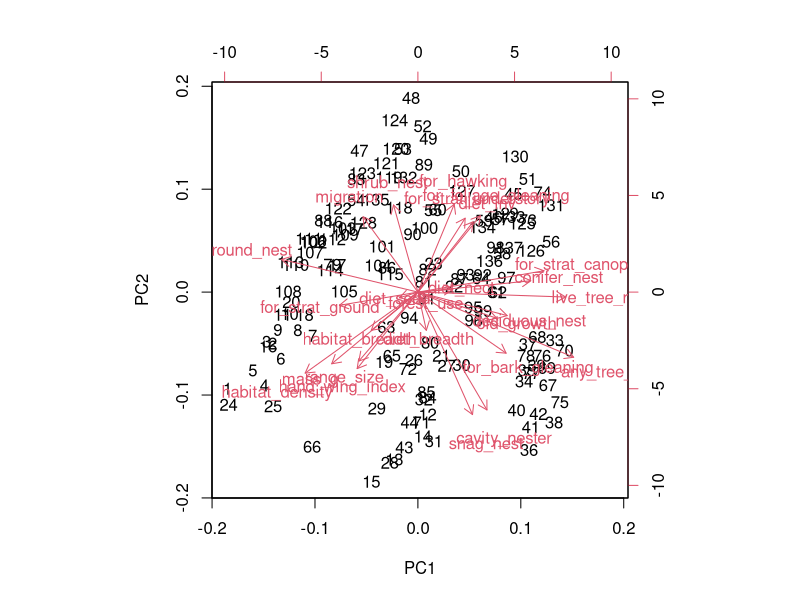
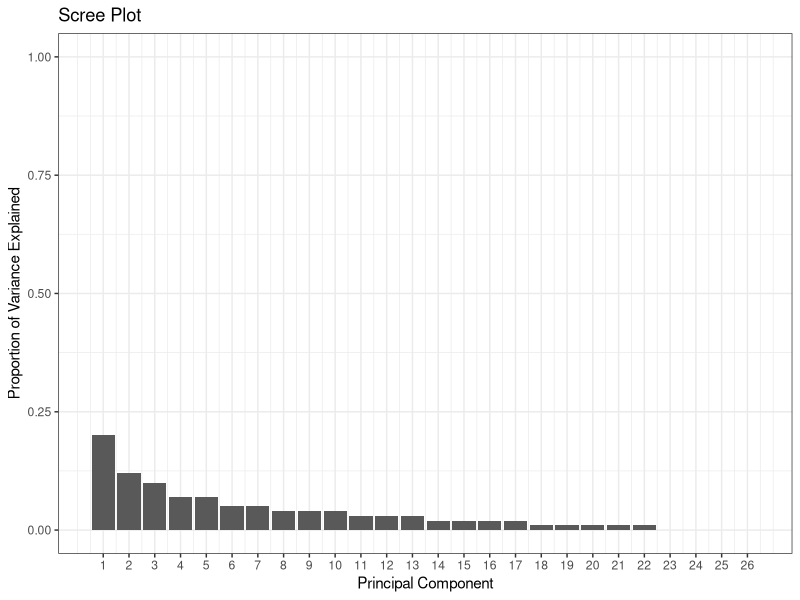
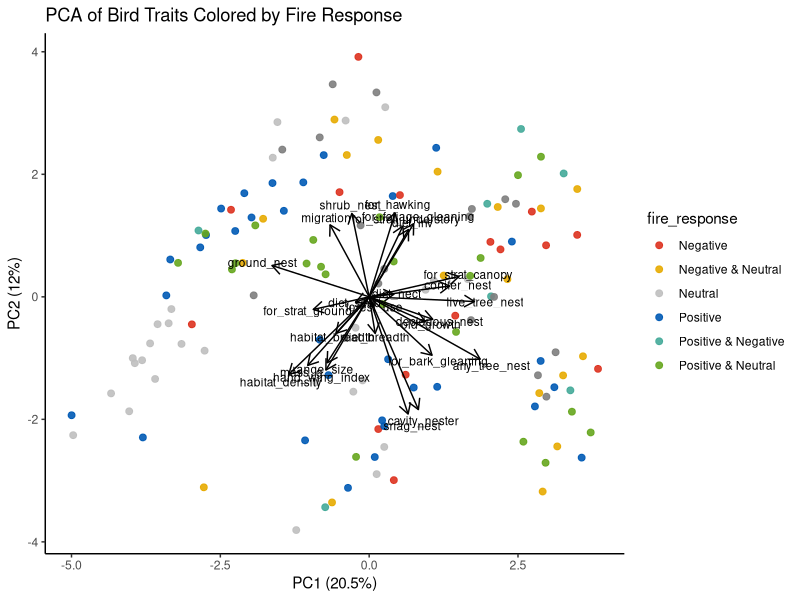
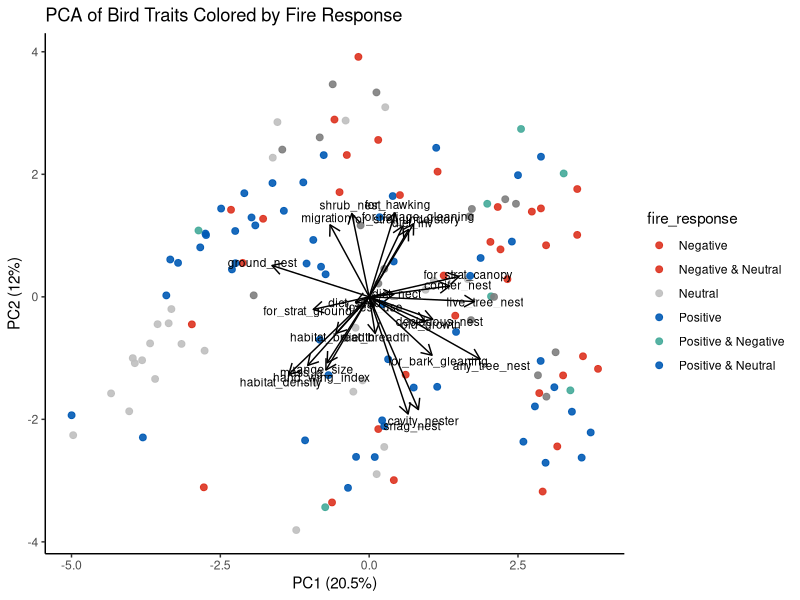
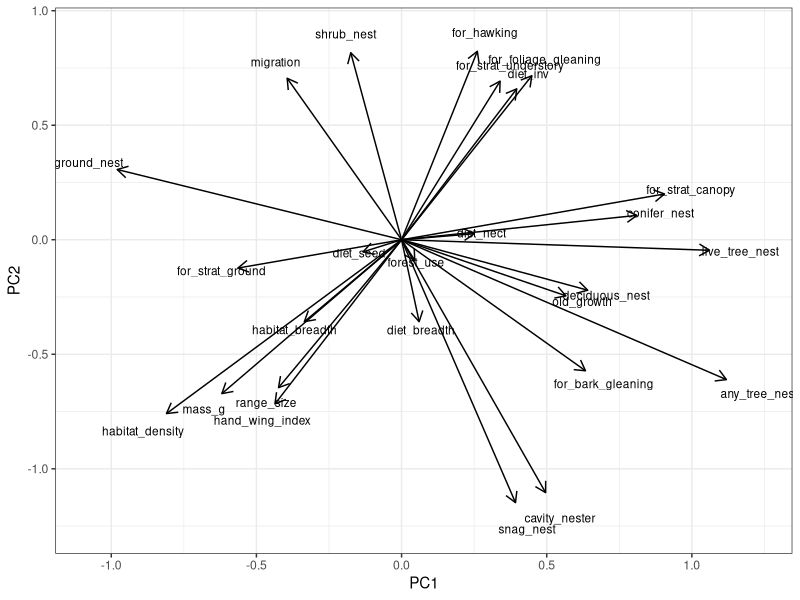
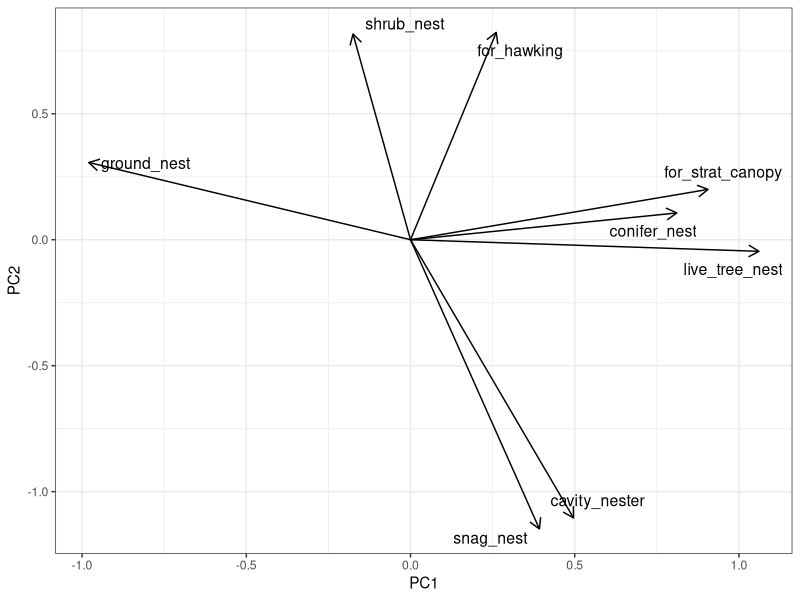
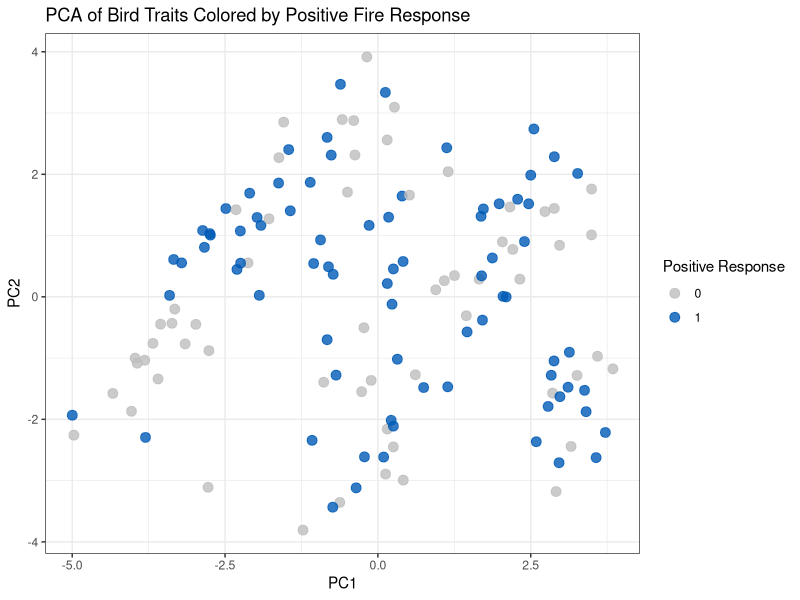
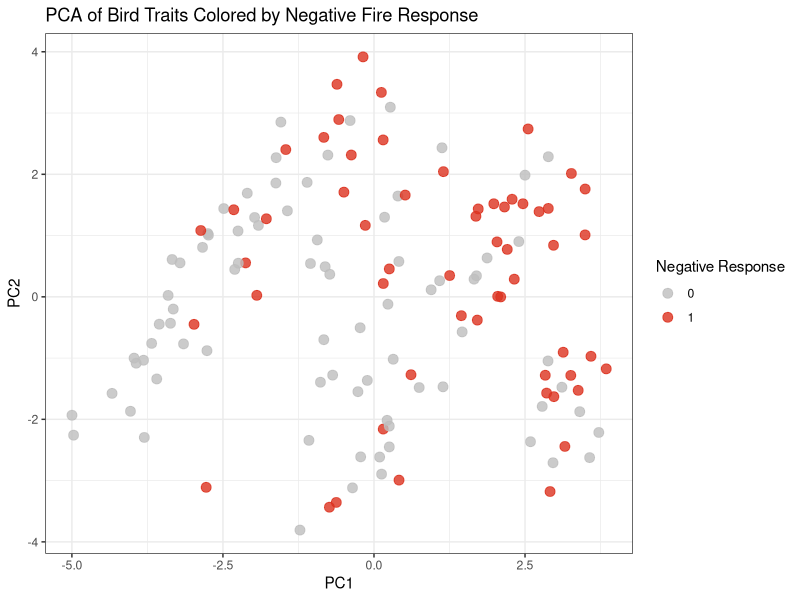

These charts were generated, in order, by the following R code:
## ---- chunk 1
library(here)
library(tidyverse)
library(patchwork)
library(ggrepel)
## ---- chunk 2
traits <- read.csv(here("Data", "cleaned", "BC_bird_traits.csv"))
traits$habitat_density[traits$habitat_density == "dense"] <- 1
traits$habitat_density[traits$habitat_density == "semiopen"] <- 2
traits$habitat_density[traits$habitat_density == "open"] <- 3
traits <- traits %>% 
    mutate(cavity_nester = ifelse(nest_category == "cavity", 1, 0),
   #        ground_nester = ifelse(most_common_nesting_location == "ground", 1, 0),
   #        shrub_nester = ifelse(most_common_nesting_location == "shrub", 1, 0)) %>%
    habitat_density = as.numeric(habitat_density))
# old_growth <-  c("American Three-toed Woodpecker", "Bay-breasted Warbler", "Black-capped Chickadee", "Boreal Chickadee", "Boreal Owl", "Brown Creeper", "Canada Warbler", "Chestnut-backed Chickadee", "Dusky Grouse", "Golden-crowned Kinglet", "Great Horned Owl", "Hairy Woodpecker", "Hammond's Flycatcher", "Hermit Thrush", "Lewis's Woodpecker", "American Goshawk", "Northern Waterthrush", "Western Flycatcher", "Pileated Woodpecker", "Red-breasted Nuthatch", "Red-breasted Sapsucker", "Ruby-crowned Kinglet", "Spruce Grouse", "Swainson's Thrush", "Townsend's Warbler", "Varied Thrush", "Vaux's Swift", "White-breasted Nuthatch")
# missing_names <- old_growth[!(old_growth %in% traits$common_name)] #do all these names appear in the BC list?
traits2 <- traits

##
positive <- c("American Crow", "American Goldfinch", "American Kestrel", "American Robin", "American Three-toed Woodpecker", "Baltimore Oriole", "Black-backed Woodpecker", "Black-billed Magpie", "Black-capped Chickadee", "Black-headed Grosbeak", "Black-throated Gray Warbler", "Brewer's Blackbird", "Brewer's Sparrow", "Brown Creeper", "Brown-headed Cowbird", "Canada Goose", "Canada Jay", "Cassin's Finch", "Cedar Waxwing", "Chestnut-backed Chickadee", "Chipping Sparrow", "Clay-colored Sparrow", "Common Yellowthroat", "Connecticut Warbler", "Dark-eyed Junco", "Downy Woodpecker", "Dusky Flycatcher", "Eastern Kingbird", "Evening Grosbeak", "Fox Sparrow", "Golden-crowned Kinglet", "Great Horned Owl", "Hairy Woodpecker", "Hammond's Flycatcher", "Hermit Thrush", "Lazuli Bunting", "Least Flycatcher", "Lewis's Woodpecker", "Lincoln's Sparrow", "MacGillivray's Warbler", "Mountain Bluebird", "Mountain Chickadee", "Nashville Warbler", "Northern Flicker", "Northern Hawk Owl", "Northern House Wren", "Northern Pygmy-Owl", "Olive-sided Flycatcher", "Pacific Wren", "Palm Warbler", "Pine Siskin", "Red-breasted Nuthatch", "Red-winged Blackbird", "Rock Wren", "Rufous Hummingbird", "Savannah Sparrow", "Say's Phoebe", "Song Sparrow", "Spotted Towhee", "Steller's Jay", "Swamp Sparrow", "Tennessee Warbler", "Townsend's Solitaire", "Tree Swallow", "Turkey Vulture", "Veery", "Warbling Vireo", "Western Bluebird", "Western Screech-Owl", "Western Tanager", "Western Wood-Pewee", "White-breasted Nuthatch", "White-crowned Sparrow", "White-throated Sparrow", "Winter Wren", "Yellow-bellied Sapsucker", "Yellow-rumped Warbler")
# "Broad-tailed Hummingbird","Eastern Bluebird", "Field Sparrow", "Prairie Warbler",  "White-headed Woodpecker","Red-headed Woodpecker",
missing_names <- positive[!(positive %in% traits$common_name)] #do all these names appear in the BC list?


negative <- c("Alder Flycatcher", "Barred Owl", "Bay-breasted Warbler", "Black-and-white Warbler", "Black-headed Grosbeak", "Black-throated Gray Warbler", "Boreal Chickadee", "Brown Creeper", "Canada Jay", "Cape May Warbler", "Cassin's Vireo", "Chestnut-backed Chickadee", "Common Goldeneye", "Common Raven", "Common Yellowthroat", "Dark-eyed Junco", "Dusky Flycatcher", "Golden-crowned Kinglet","Great Horned Owl",  "Hermit Thrush",  "Hutton's Vireo", "MacGillivray's Warbler", "Mountain Chickadee", "Nashville Warbler",  "Northern Saw-whet Owl", "Northern Waterthrush", "Orange-crowned Warbler", "Ovenbird", "Pacific Wren", "Pileated Woodpecker", "Pine Grosbeak", "Pine Siskin",  "Philadelphia Vireo", "Purple Finch", "Pygmy Nuthatch", "Red Crossbill", "Red-breasted Nuthatch", "Red-breasted Sapsucker", "Red-eyed Vireo", "Red-naped Sapsucker", "Ruffed Grouse", "Ruby-crowned Kinglet", "Sooty Grouse", "Steller's Jay", "Swainson's Thrush", "Swamp Sparrow", "Townsend's Warbler", "Vaux's Swift", "Warbling Vireo", "Western Tanager", "Western Wood-Pewee", "White-winged Crossbill", "Williamson's Sapsucker", "Wilson's Warbler", "Winter Wren",  "Yellow Warbler", "Yellow-rumped Warbler"
)
#"Broad-tailed Hummingbird", "Eastern Bluebird", "Field Sparrow","Prairie Warbler","Red-headed Woodpecker","White-headed Woodpecker",  "Blue-gray Gnatcatcher", "Great Crested Flycatcher", "Greater Sage-Grouse","Hooded Warbler","Northern Cardinal","Pinyon Jay","Wood Thrush",
missing_names <- negative[!(negative %in% traits$common_name)] #do all these names appear in the BC list?

null <- c("American Goldfinch", "American Kestrel", "American Robin", "American Wigeon", "Barrow's Goldeneye", "Black-capped Chickadee", "Black-headed Grosbeak", "Brewer's Blackbird", "Brown Creeper", "Brown-headed Cowbird", "Bufflehead", "Calliope Hummingbird", "Canvasback", "Cassin's Finch", "Cassin's Vireo", "Cedar Waxwing", "Chipping Sparrow", "Clark's Nutcracker", "Common Goldeneye", "Common Loon", "Common Merganser", "Common Nighthawk", "Common Raven", "Common Yellowthroat", "Dark-eyed Junco", "Downy Woodpecker", "Dusky Flycatcher", "Eastern Phoebe", "Evening Grosbeak", "Fox Sparrow",  "Green-winged Teal", "Hairy Woodpecker", "Hammond's Flycatcher", "Hermit Thrush", "House Finch", "Lesser Scaup", "Lincoln's Sparrow", "MacGillivray's Warbler", "Mallard", "Marsh Wren", "Mountain Chickadee", "Mourning Dove", "Nashville Warbler", "Northern Pintail", "Northern Shoveler", "Northern Waterthrush", "Olive-sided Flycatcher", "Orange-crowned Warbler", "Pacific Wren", "Pileated Woodpecker", "Pine Grosbeak", "Pine Siskin", "Pygmy Nuthatch", "Red Crossbill", "Red-breasted Merganser", "Red-breasted Nuthatch", "Red-breasted Sapsucker", "Red-naped Sapsucker", "Red-tailed Hawk", "Ring-necked Duck", "Rock Wren", "Ruby-crowned Kinglet", "Ruffed Grouse", "Rufous Hummingbird", "Song Sparrow",  "Steller's Jay", "Surf Scoter", "Swainson's Thrush", "Townsend's Solitaire", "Townsend's Warbler", "Varied Thrush", "Violet-green Swallow", "Warbling Vireo", "Western Tanager", "White-breasted Nuthatch", "White-crowned Sparrow", "White-winged Scoter", "Williamson's Sapsucker", "Willow Flycatcher", "Wilson's Warbler", "Winter Wren", "Yellow Warbler", "Yellow-bellied Flycatcher", "Yellow-rumped Warbler")
 #"Greater Scaup","Spotted Sandpiper",
missing_names <- null[!(null %in% traits$common_name)] #do all these names appear in the BC list?

traits$positive <- ifelse(traits$common_name %in% positive, 1, NA)
traits$negative <- ifelse(traits$common_name %in% negative, 1, NA)
traits$null <- ifelse(traits$common_name %in% null, 1, NA)


traits <- traits %>%
    filter(!if_all(c(positive, negative, null), is.na)) %>% 
    mutate(across(c(positive, negative, null), ~replace_na(.x, 0)))



## ---- chunk 3
trait.pca <- traits %>% 
  select(common_name, where(is.numeric), -elevational_range,-positive, -negative, -null,  -kipps_distance, -repro_age, -clutches_per_year, -lifespan, -eco_spec_index, -ends_with("_id"), -fstimb)

# trait_list <- trait.pca 
# trait_list <- trait_list[1, ]
# write.csv(trait_list, here("Data", "cleaned", "traits.for.pca.csv"), row.names = FALSE)


pca_result <- prcomp(trait.pca[,-1], scale = T) #scale the variables!
##
pca_result$rotation
pca_result$x

#autoplot(pca_result, data = climate, loadings=T,loadings.label=T, label = T)
biplot(pca_result)

pca_loadings <- as.data.frame(pca_result$rotation) %>% select(1:10)

summary(pca_result)
VE <- pca_result$sdev^2
PVE <- VE / sum(VE)
PVE <- round(PVE, 2)

pve_df <- data.frame(
  PC = 1:length(PVE),
  PVE = PVE
)

(scree <- ggplot(pve_df, aes(x = PC, y = PVE)) +
  geom_col() +
  xlab("Principal Component") +
  ylab("Proportion of Variance Explained") +
  ggtitle("Scree Plot") +
  ylim(0, 1) +
    theme_bw()+
  scale_x_continuous(breaks = 1:length(PVE)))
ggsave(here("Figures", "PCA", "scree plot.png"), plot = scree, width = 8, height =8)


##
pca_df <- as.data.frame(pca_result$x) %>%
  bind_cols(traits %>% select(common_name, positive, negative, null))
pca_df <- pca_df %>%
  mutate(fire_response = case_when(
    positive == 1 & negative == 0 & null == 0 ~ "Positive",
    positive == 0 & negative == 1 & null == 0 ~ "Negative",
    positive == 0 & negative == 0 & null == 1 ~ "Neutral",
    positive == 1 & negative == 1 & null == 0 ~ "Positive & Negative",
    positive == 1 & null == 1 & negative == 0 ~ "Positive & Neutral",
    negative == 1 & null == 1 & positive == 0 ~ "Negative & Neutral",
    TRUE ~ "None"
  ))

loadings <- as.data.frame(pca_result$rotation)  # columns = PCs, rows = traits
loadings$trait <- rownames(loadings)

# Optional: scale arrows for visualization
arrow_multiplier <- 5  # adjust to make arrows visible
loadings <- loadings %>%
  mutate(PC1_arrow = PC1 * arrow_multiplier,
         PC2_arrow = PC2 * arrow_multiplier)


(f1 <- ggplot(pca_df, aes(PC1, PC2, color = fire_response)) +
  geom_point(size = 2, alpha = 0.9) +
  theme_classic() +
  labs(
    title = "PCA of Bird Traits Colored by Fire Response",
    x = paste0("PC1 (", round(summary(pca_result)$importance[2,1]*100, 1), "%)"),
    y = paste0("PC2 (", round(summary(pca_result)$importance[2,2]*100, 1), "%)")
  ) +
   geom_segment(data = loadings,
               aes(x = 0, y = 0, xend = PC1_arrow, yend = PC2_arrow),
               arrow = arrow(length = unit(0.3, "cm")),
               color = "black") +
  geom_text(data = loadings,
            aes(x = PC1_arrow * 1.1, y = PC2_arrow * 1.1, label = trait),
            color = "black", size = 3, hjust = 0.5, vjust = 0.5) +
  scale_color_manual(values = c(
    "Positive" = "#005AB5",
    "Negative" = "#DC3220",
    "Neutral" = "grey",
    "Positive & Negative" = "#44AA99",
    "Positive & Neutral" = "#66a61e",
    "Negative & Neutral" = "#e6ab02"
  )))
(f1.1 <- ggplot(pca_df, aes(PC1, PC2, color = fire_response)) +
  geom_point(size = 2, alpha = 0.9) +
  theme_classic() +
  labs(
    title = "PCA of Bird Traits Colored by Fire Response",
    x = paste0("PC1 (", round(summary(pca_result)$importance[2,1]*100, 1), "%)"),
    y = paste0("PC2 (", round(summary(pca_result)$importance[2,2]*100, 1), "%)")
  ) +
   geom_segment(data = loadings,
               aes(x = 0, y = 0, xend = PC1_arrow, yend = PC2_arrow),
               arrow = arrow(length = unit(0.3, "cm")),
               color = "black") +
  geom_text(data = loadings,
            aes(x = PC1_arrow * 1.1, y = PC2_arrow * 1.1, label = trait),
            color = "black", size = 3, hjust = 0.5, vjust = 0.5) +
  scale_color_manual(values = c(
    "Positive" = "#005AB5",
    "Negative" = "#DC3220",
    "Neutral" = "grey",
    "Positive & Negative" = "#44AA99",
    "Positive & Neutral" = "#005AB5",
    "Negative & Neutral" = "#DC3220"
  )))
ggsave(here("Figures", "PCA", "all responses.png"), plot = f1, width = 10, height =8)

#If the colors are scattered randomly:
##Positive/negative response is not strongly associated with the traits included in the PCA.

# ggplot(pca_df, aes(x = PC1, y = PC2, color = Species, group = Species)) +
#       geom_point() + # Add points for individual data points
#       stat_ellipse(level = 0.95, type = "t") + # Add 95% confidence ellipses based on a t-distribution
#       labs(title = "PCA Plot with Confidence Ellipses",
#            x = "Principal Component 1",
#            y = "Principal Component 2") +
#       theme_minimal()
## ---- chunk 4
arrow_multiplier <- 3
loadings <- loadings %>%
  mutate(PC1_arrow = PC1 * arrow_multiplier,
         PC2_arrow = PC2 * arrow_multiplier)

loadings.example <- loadings %>% 
  filter()

# Plot
(f2 <- ggplot() +
  geom_segment(data = loadings,
               aes(x = 0, y = 0, xend = PC1_arrow, yend = PC2_arrow),
               arrow = arrow(length = unit(0.3, "cm")),
               color = "black") +
  geom_text(data = loadings,
            aes(x = PC1_arrow * 1.1, y = PC2_arrow * 1.1, label = trait),
            color = "black", size = 3) +
  theme_bw() +
  labs(x = "PC1", y = "PC2"))
ggsave(here("Figures", "PCA", "pca loadings.png"), plot = f2, width = 10, height =8)


# Filter top 5 loadings for PC1 and PC2, excluding 'any_tree_nest'
top_PC1 <- loadings %>%
  filter(trait != "any_tree_nest") %>%
  slice_max(abs(PC1_arrow), n = 4)

top_PC2 <- loadings %>%
  filter(trait != "any_tree_nest") %>%
  slice_max(abs(PC2_arrow), n = 4)

# Combine top loadings
top_loadings <- bind_rows(top_PC1, top_PC2) %>%
  distinct()  # remove duplicates if a trait is top in both PCs

# Plot
(fex <- ggplot() +
  geom_segment(data = top_loadings,
               aes(x = 0, y = 0, xend = PC1_arrow, yend = PC2_arrow),
               arrow = arrow(length = unit(0.3, "cm")),
               color = "black") +
  geom_text_repel(data = top_loadings,
                  aes(x = PC1_arrow, y = PC2_arrow, label = trait),
                  color = "black",
                  size = 4,
                  segment.color = "grey50",    # line from label to point
                  segment.size = 0.5,
                  segment.alpha = 0.8,
                  nudge_x = 0,                 # optional small nudge
                  nudge_y = 0,
                  box.padding = 0.5,
                  point.padding = 0.5,
                  max.overlaps = 20) +
  theme_bw() +
  labs(x = "PC1", y = "PC2"))
ggsave(here("Figures", "PCA", "pca EXAMPLE.png"), plot = fex, width = 6, height =6)



## ---- chunk 5
pca_scores <- as.data.frame(pca_result$x)
pca_scores$common_name <- traits$common_name
pca_scores$positive <- traits$positive
pca_scores$negative <- traits$negative
pca_scores$null <- traits$null

# 3️⃣ ggplot biplot colored by positive
(f3 <- ggplot(pca_scores, aes(x = PC1, y = PC2, color = factor(positive))) +
  geom_point(size = 3, alpha = 0.8) +
  scale_color_manual(values = c("0" = "grey", "1" = "#005AB5")) +
  theme_bw() +
  labs(color = "Positive Response", x = "PC1", y = "PC2",
       title = "PCA of Bird Traits Colored by Positive Fire Response"))
(f4 <- ggplot(pca_scores, aes(x = PC1, y = PC2, color = factor(negative))) +
  geom_point(size = 3, alpha = 0.8) +
  scale_color_manual(values = c("0" = "grey", "1" = "#DC3220")) +
  theme_bw() +
  labs(color = "Negative Response", x = "PC1", y = "PC2",
       title = "PCA of Bird Traits Colored by Negative Fire Response"))

(pos.neg <- f3/f4)
ggsave(here("Figures", "PCA", "pca by response.png"), plot = pos.neg, width = 8, height =10)


##
(f5 <- ggplot(pca_scores, aes(x = PC1, y = PC2, color = factor(positive))) +
  geom_point(size = 3, alpha = 0.8) +
  scale_color_manual(values = c("0" = "grey", "1" = "#005AB5")) +
  theme_bw() +
  geom_text(aes(label = common_name), size = 3) +
  labs(color = "Positive Response", x = "PC1", y = "PC2",
       title = "PCA of Bird Traits Colored by Positive Fire Response"))
(f6 <- ggplot(pca_scores, aes(x = PC1, y = PC2, color = factor(negative))) +
  geom_point(size = 3, alpha = 0.8) +
  scale_color_manual(values = c("0" = "grey", "1" = "#DC3220")) +
    geom_text(aes(label = common_name), size = 3) +
  theme_bw() +
  labs(color = "Negative Response", x = "PC1", y = "PC2",
       title = "PCA of Bird Traits Colored by Negative Fire Response"))


(pos.neg.spp.names <- f5/f6)
ggsave(here("Figures", "PCA", "pca by response spp names.png"), plot = pos.neg.spp.names, width = 20, height =20, dpi = 300)

## ---- chunk 6
# Extract loadings
loadings <- as.data.frame(pca_result$rotation)

# Add trait names as a column
loadings$trait <- rownames(loadings)

loadings_long <- loadings %>%
  pivot_longer(cols = starts_with("PC"), 
               names_to = "PC", 
               values_to = "loading") %>%
  filter(PC %in% paste0("PC", 1:2))   # keep only PCs 1-5

(loadings.bar <- 
  ggplot(loadings_long, aes(x = trait, y = loading, fill = PC)) +
  geom_col(position = "dodge") +   # side-by-side bars per PC
  coord_flip() +                   # horizontal bars
  labs(x = "Trait", y = "Loading") +
  theme_bw(base_size = 14) +
  scale_y_continuous(limits = c(-0.5, 0.5), breaks = seq(-0.5, 0.5, 0.25)) +  # set range and breaks
  scale_fill_manual(values = c("#a1d99b", "#688c64")) +  # set all bars to green
  facet_wrap(~PC)+
    theme(legend.position = "none"))

ggsave(here("Figures", "PCA", "loadings bar plot.png"), plot = loadings.bar, width = 6, height =5, dpi = 300)

## ---- chunk 7
# traits <- read.csv(here("Data", "cleaned", "BC_bird_traits.csv"))
# traits$habitat_density[traits$habitat_density == "dense"] <- 1
# traits$habitat_density[traits$habitat_density == "semiopen"] <- 2
# traits$habitat_density[traits$habitat_density == "open"] <- 3
# traits <- traits %>% 
#    mutate(cavity_nester = ifelse(nest_category == "cavity", 1, 0),
#           ground_nester = ifelse(most_common_nesting_location == "ground", 1, 0),
#           shrub_nester = ifelse(most_common_nesting_location == "shrub", 1, 0))
bc <- traits2 %>%  
  select(common_name, where(is.numeric), -elevational_range,  -kipps_distance, -repro_age, -clutches_per_year, -lifespan, -eco_spec_index, -ends_with("_id"), -fstimb) %>% 
  # mutate(null = NA,
  #        positive = NA,
  #        negative = NA) %>% 
  drop_na()  
#plotting all spp on this pca:
bc_scaled <- scale(bc[,-1],
                    center = (pca_result$center),
                    scale = (pca_result$scale))

bc_scores <- as.data.frame(as.matrix(bc_scaled) %*% pca_result$rotation)

## ---- chunk 8
#bc_scores$common_name <- bc$common_name
pca_scores <- pca_scores %>%
  mutate(fire_response = case_when(
    positive == 1 & negative == 1 ~ "mixed",
    positive == 1 & negative == 0 ~ "positive",
    negative == 1 & positive == 0 ~ "negative",
    TRUE ~ "neutral"
  ))
centers <- data.frame(
  group = c("positive", "mixed", "negative", "neutral"),
  PC1 = c(
    mean(pca_scores$PC1[pca_scores$positive == 1 & pca_scores$negative != 1], na.rm = TRUE),
    mean(pca_scores$PC1[pca_scores$positive == 1 & pca_scores$negative == 1], na.rm = TRUE),
    mean(pca_scores$PC1[pca_scores$negative == 1 & pca_scores$positive != 1], na.rm = TRUE),
    mean(pca_scores$PC1[pca_scores$null == 1 & pca_scores$positive == 0 & pca_scores$negative == 0], na.rm = TRUE)),
  PC2 = c(
    mean(pca_scores$PC2[pca_scores$positive == 1 & pca_scores$negative != 1], na.rm = TRUE),
    mean(pca_scores$PC2[pca_scores$positive == 1 & pca_scores$negative == 1], na.rm = TRUE),
    mean(pca_scores$PC2[pca_scores$negative == 1 & pca_scores$positive != 1], na.rm = TRUE),
    mean(pca_scores$PC2[pca_scores$null == 1 & pca_scores$positive == 0 & pca_scores$negative == 0], na.rm = TRUE)
  )
)

# Basic PCA scatterplot
(all <- ggplot(bc_scores, aes(x = PC1, y = PC2)) +  # V1 and V2 are PC1 and PC2
  geom_point(size = 3, alpha = 0.7) +
  labs(x = "PC1", y = "PC2", title = "All BC Birds Plotted on PCA Axes") +
  theme_bw())
ggsave(here("Figures", "PCA", "all spp.png"), plot = all, width = 6, height =6, dpi = 300)


# Original PCA points
orig_df <- pca_scores
orig_df$type <- "PCA"

# New projected points
new_df <- bc_scores
new_df$common_name <- bc$common_name[complete.cases(bc)]


# Combine
plot_df <- left_join(new_df,orig_df)

# Overlay plot
(p1 <- ggplot(orig_df, aes(x = PC1, y = PC2)) +
    geom_point(data = new_df, aes( x = PC1, y = PC2), shape = 1, color = "grey", alpha = 0.85, size = 2)+
  geom_point(aes(color = factor(positive)), size = 2.5, alpha = 0.8) +
  scale_color_manual(values = c("0" = "grey50", "1" = "#005AB5")) +
  theme_bw() +
  labs(x = "PC1", y = "PC2", color = "Positive Response", shape = "Point Type"))

(n1 <- ggplot(orig_df, aes(x = PC1, y = PC2)) +
    geom_point(data = new_df, aes( x = PC1, y = PC2), shape = 1, color = "grey", alpha = 0.85, size = 2)+
  geom_point(aes(color = factor(negative)), size = 2.5, alpha = 0.8) +
  scale_color_manual(values = c("0" = "grey50", "1" = "#D55E00")) +
  theme_bw() +
  labs(x = "PC1", y = "PC2", color = "Negative Response", shape = "Point Type"))

orig_df <- orig_df %>% 
  mutate(
    mixed = rowSums(data.frame(positive, negative), na.rm = TRUE),
    mixed = ifelse(mixed == 2|mixed == 3, 1, 0))

(m1 <- ggplot(orig_df, aes(x = PC1, y = PC2)) +
    geom_point(data = new_df, aes( x = PC1, y = PC2), shape = 1, color = "grey", alpha = 0.85, size = 2)+
  geom_point(aes(color = factor(mixed)), size = 2.5, alpha = 0.8) +
  scale_color_manual(values = c("0" = "grey50", "1" = "darkmagenta")) +
  theme_bw() +
  labs(x = "PC1", y = "PC2", color = "Mixed Response", shape = "Point Type"))

(pcas <- p1/n1/m1 + plot_annotation(tag_levels = 'A')
)
ggsave(here("Figures", "PCA", "PCA_all response patchwork.png"), plot = pcas, width = 8, height =12, dpi = 300)


(with.mix <- ggplot(pca_scores) +
  geom_point(data = new_df, aes( x = PC1, y = PC2), shape = 1, color = "grey", alpha = 0.85, size = 2)+
  geom_point(aes(PC1, PC2), color = "grey80") +
  geom_point(data = subset(pca_scores, positive == 1),
             aes(PC1, PC2), color = "#0072B2", size = 3, alpha = 0.8) +
  geom_point(data = subset(pca_scores, negative == 1),
             aes(PC1, PC2), color = "#D55E00", size = 3, alpha = 0.8) +
  geom_point(data = subset(pca_scores, negative == 1& positive == 1),
             aes(PC1, PC2), color = "darkmagenta", size = 3, alpha = 0.8)+
  geom_point(data = centers, aes(PC1, PC2), size = 5, color = "white", shape = 16) +
  geom_point(data = centers, aes(PC1, PC2, color = group), size = 7, shape = 8) +
  scale_color_manual(values = c("darkmagenta", "#D55E00","grey80","#0072B2")) +
  theme_bw() +
  theme(legend.position="bottom")+
  labs(color = "Fire Response",
       title = ""))
ggsave(here("Figures", "PCA", "PCA_centers.png"), plot = with.mix, width = 8, height =8, dpi = 300)

(wo.mix <- ggplot(pca_scores) +
  geom_point(data = new_df, aes( x = PC1, y = PC2), shape = 1, color = "grey", alpha = 0.85, size = 2)+
  geom_point(aes(PC1, PC2), color = "grey80") +
  geom_point(data = subset(pca_scores, positive == 1),
             aes(PC1, PC2), color = "#0072B2", size = 3, alpha = 0.8) +
  geom_point(data = subset(pca_scores, negative == 1),
             aes(PC1, PC2), color = "#D55E00", size = 3, alpha = 0.8) +
  geom_point(data = centers, aes(PC1, PC2), size = 5, color = "white", shape = 16) +
  geom_point(data = centers, aes(PC1, PC2, color = group), size = 5, shape = 8) +
  scale_color_manual(values = c("darkmagenta", "#D55E00","grey80","#0072B2")) +
  theme_bw() +
  labs(color = "Response type",
       title = "Locations of positive vs negative responses in PCA space"))

t.test(
  pca_scores$PC1[pca_scores$positive == 1&pca_scores$negative != 1],
  pca_scores$PC1[pca_scores$negative == 1&pca_scores$positive != 1]
)

# PC2
t.test(
  pca_scores$PC2[pca_scores$positive == 1&pca_scores$negative != 1],
  pca_scores$PC2[pca_scores$negative == 1&pca_scores$positive != 1]
)

anova_pc1 <- aov(PC1 ~ fire_response, data = pca_scores)
summary(anova_pc1)

# Post-hoc (Tukey) test for pairwise comparisons
TukeyHSD(anova_pc1)

anova_pc2 <- aov(PC2~ fire_response, data = pca_scores)
summary(anova_pc2)

# Post-hoc (Tukey) test for pairwise comparisons
TukeyHSD(anova_pc2)

##
arrow_multiplier <- 3
loadings <- loadings %>%
  mutate(PC1_arrow = PC1 * arrow_multiplier,
         PC2_arrow = PC2 * arrow_multiplier)

## ---- chunk 9

(with.mix <- ggplot() +
   geom_point(data = new_df, aes(PC1, PC2),
             shape = 1, color = "grey", alpha = 0.85, size = 2) +
  geom_point(data = pca_scores,
             aes(PC1, PC2, color = fire_response),
             size = 3, alpha = 0.8) +
  geom_point(data = centers, aes(PC1, PC2, color = group),
             size = 7, shape = 8) +
 
  scale_color_manual(
    values = c(
      "positive" = "#0072B2",
      "negative" = "#D55E00",
      "mixed" = "darkmagenta",
      "neutral" = "grey50"
    )
  ) +
  theme_bw() +
     scale_x_continuous(breaks = seq(floor(min(pca_scores$PC1)), 
                                  ceiling(max(pca_scores$PC1)), 
                                  by = 2))+
  theme(legend.position = "bottom") +
  labs(color = "Fire Response",
       title = "",x = paste0("PC1 (", round(summary(pca_result)$importance[2,1]*100, 1), "%)"),
    y = paste0("PC2 (", round(summary(pca_result)$importance[2,2]*100, 1), "%)")))

(f2 <- ggplot() +
  geom_segment(data = loadings,
               aes(x = 0, y = 0, xend = PC1_arrow, yend = PC2_arrow),
               arrow = arrow(length = unit(0.3, "cm")),
               color = "black") +
  geom_text_repel(data = loadings,
                  aes(x = PC1_arrow, y = PC2_arrow, label = trait),
                  color = "black",
                  size = 4,
                  segment.color = "grey50",    # line from label to point
                  segment.size = 0.5,
                  segment.alpha = 0.8,
                  nudge_x = 0,                 # optional small nudge
                  nudge_y = 0,
                  box.padding = 0.5,
                  point.padding = 0.5,
                  max.overlaps = 20) +
  geom_point(data = centers, aes(PC1, PC2, color = group), size = 6, shape = 8) +
  theme_bw() +
    theme(legend.position = "none")+
  scale_color_manual(values = c("darkmagenta", "#D55E00","grey50","#0072B2")) +
  labs(x = paste0("PC1 (", round(summary(pca_result)$importance[2,1]*100, 1), "%)"),
    y = paste0("PC2 (", round(summary(pca_result)$importance[2,2]*100, 1), "%)")))

(end <- with.mix+f2+  
  plot_layout(guides = "collect") +
  plot_annotation(theme = theme(legend.position = "bottom"), tag_levels = "A"))
ggsave(here("Figures", "PCA", "PCA_final.png"), plot = end, width = 18, height =8, dpi = 300)
